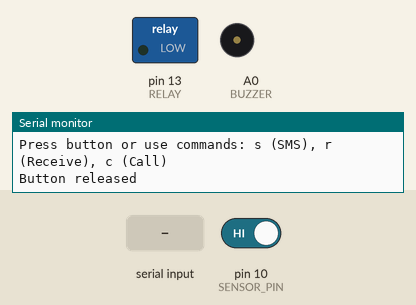
Recording of a sketch running on a simulated Arduino Uno, built with avr-gcc and run on an emulated ATmega328P. On the bench: switched loads named in the sketch (green lamp = pin HIGH), buzzer (waves = sounding, pin HIGH), the last lines printed to the serial monitor. Inputs (shaded band) come from the test bench; at power-on: pin 10 (SENSOR_PIN) HIGH. The modem accepts every AT command (registered, SIM ready, sends succeed) and sends nothing else.

Above: at 5.2 s.
5.3 s: pin 10 (SENSOR_PIN) driven LOW
6.8 s: "s" received over Serial
8.3 s: "s" received over the second serial link
At 11.2 s:
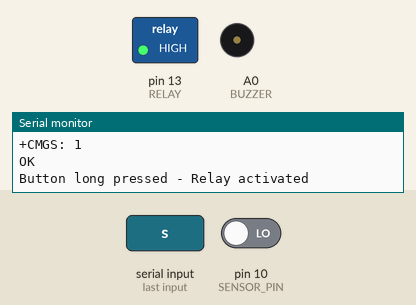
11.3 s: "r" received over Serial
At 14.2 s:
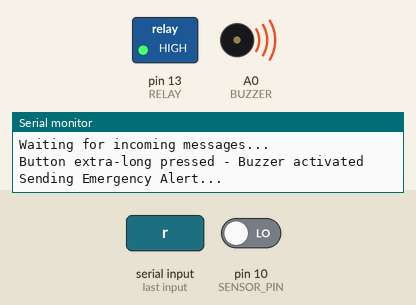
Timing chart, 0 to 15.3 s (numbered marks = the images above; inputs shaded):
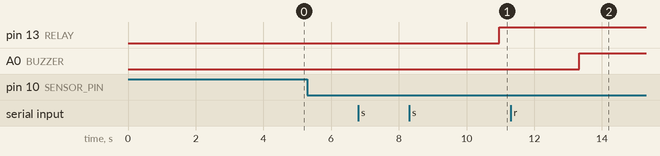

Measured:
- after the input at 11.3 s, A0 (BUZZER): LOW → HIGH after 2.0 s instead of 0.08 s

The sketch:

Anti-alarm_gsm_module.ino
```cpp
// Arduino combined code-anti alarm sleep code plus gsm module code
#include <SoftwareSerial.h>

// Pin definitions
#define RELAY 13
#define BUZZER A0
#define SENSOR_PIN 10
#define SIM_RX 6
#define SIM_TX 5

// SIM module setup
SoftwareSerial sim(SIM_RX, SIM_TX);
int _timeout;
String _buffer;
String phoneNumber = "+91**********"; // -> change with your number

// Button/sensor variables
int sensorStatePrevious = LOW;
unsigned long minSensorDuration = 3000; // Time we wait before the sensor active as long (3 seconds)
unsigned long minSensorDuration2 = 6000; // Time for second stage activation (6 seconds)
unsigned long sensorLongMillis;          // Time in ms when the sensor was active
bool isLongPressActive = false;          // True if it is a long active
const int intervalSensor = 50;           // Time between two readings sensor state
unsigned long previousSensorMillis;      // Timestamp of the latest reading
unsigned long sensorOutDuration;         // Time the sensor is active in ms

// General timing
unsigned long currentMillis;

void setup() {
  delay(3000); // Give modules time to initialize

  // Initialize serial communications
  Serial.begin(9600);
  sim.begin(9600);

  // Configure pins
  pinMode(SENSOR_PIN, INPUT);
  pinMode(RELAY, OUTPUT);
  pinMode(BUZZER, OUTPUT);

  // Reserve memory for string buffer
  _buffer.reserve(100);

  // Initialize SIM module
  delay(1000);
  Serial.println("System Started...");
  Serial.println("Press button or use commands: s (SMS), r (Receive), c (Call)");
}

void loop() {
  currentMillis = millis();

  // Handle button/sensor state
  readSensorState();

  // Handle serial commands
  handleSerialCommands();

  // Check for SIM module responses
  if (sim.available() > 0)
    Serial.write(sim.read());
}

// Function for reading the sensor state
void readSensorState() {
  // If the difference in time between the previous reading is larger than intervalSensor
  if(currentMillis - previousSensorMillis > intervalSensor) {
    // Read the digital value of the sensor (LOW/HIGH)
    int sensorState = digitalRead(SENSOR_PIN);

    // If the button has been pressed AND wasn't pressed before AND no long press measurement is ongoing
    if (sensorState == LOW && sensorStatePrevious == HIGH && !isLongPressActive) {
      sensorLongMillis = currentMillis;
      sensorStatePrevious = LOW;
      Serial.println("Button pressed");
    }

    // Calculate how long the sensor has been activated
    sensorOutDuration = currentMillis - sensorLongMillis;

    // If button is still pressed AND 3 second threshold reached
    if (sensorState == LOW && !isLongPressActive && sensorOutDuration >= minSensorDuration) {
      isLongPressActive = true;
      digitalWrite(RELAY, HIGH);
      Serial.println("Button long pressed - Relay activated");
    }

    // If button is still pressed AND 6 second threshold reached
    if (sensorState == LOW && isLongPressActive && sensorOutDuration >= minSensorDuration2) {
      digitalWrite(BUZZER, HIGH);
      Serial.println("Button extra-long pressed - Buzzer activated");

      // Send SMS alert when button is held for 6+ seconds
      SendEmergencyMessage();

      // No blocking delay here, replacing with non-blocking buzz pattern
      // The buzzer will be turned off on button release
    }

    // If the sensor is released AND was previously activated
    if (sensorState == HIGH && sensorStatePrevious == LOW) {
      sensorStatePrevious = HIGH;
      isLongPressActive = false;
      digitalWrite(RELAY, LOW);
      digitalWrite(BUZZER, LOW);
      Serial.println("Button released");
    }

    // Store the current timestamp
    previousSensorMillis = currentMillis;
  }
}

// Handle commands from Serial monitor
void handleSerialCommands() {
  if (Serial.available() > 0) {
    char command = Serial.read();
    switch (command) {
      case 's':
        SendMessage();
        break;
      case 'r':
        ReceiveMessage();
        break;
      case 'c':
        callNumber();
        break;
    }
  }
}

// Send a predefined message
void SendMessage() {
  Serial.println("Sending Message...");
  sim.println("AT+CMGF=1");    // Sets the GSM Module in Text Mode
  delay(1000);
  sim.println("AT+CMGS=\"" + phoneNumber + "\"\r"); // Mobile phone number to send message
  delay(1000);
  String SMS = "Hello, how are you?";
  sim.println(SMS);
  delay(100);
  sim.println((char)26); // ASCII code of CTRL+Z
  delay(1000);
  _buffer = readSerial();
  Serial.println(_buffer);
}

// Send emergency message when button is long-pressed
void SendEmergencyMessage() {
  Serial.println("Sending Emergency Alert...");
  sim.println("AT+CMGF=1");    // Sets the GSM Module in Text Mode
  delay(1000);
  sim.println("AT+CMGS=\"" + phoneNumber + "\"\r"); // Mobile phone number to send message
  delay(1000);
  String SMS = "EMERGENCY ALERT! Button has been pressed for 6+ seconds.";
  sim.println(SMS);
  delay(100);
  sim.println((char)26); // ASCII code of CTRL+Z
  delay(1000);
  _buffer = readSerial();
}

// Receive message setup
void ReceiveMessage() {
  Serial.println("SIM800L Reading SMS");
  delay(1000);
  sim.println("AT+CNMI=2,2,0,0,0"); // AT Command to receive a live SMS
  delay(1000);
  Serial.println("Waiting for incoming messages...");
}

// Read data from SIM module
String readSerial() {
  _timeout = 0;
  while (!sim.available() && _timeout < 12000) {
    delay(13);
    _timeout++;
  }
  if (sim.available()) {
    return sim.readString();
  }
  return "No response";
}

// Make a phone call
void callNumber() {
  Serial.println("Calling number: " + phoneNumber);
  sim.print(F("ATD"));
  sim.print(phoneNumber);
  sim.print(F(";\r\n"));
  _buffer = readSerial();
  Serial.println(_buffer);
}
```
